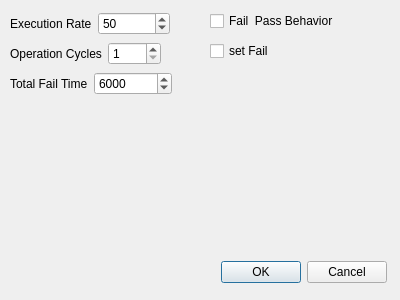
<?xml version="1.0" encoding="UTF-8"?>
<ui version="4.0">
 <class>Dialog</class>
 <widget class="QDialog" name="Dialog">
  <property name="geometry">
   <rect>
    <x>0</x>
    <y>0</y>
    <width>400</width>
    <height>300</height>
   </rect>
  </property>
  <property name="windowTitle">
   <string>Dialog</string>
  </property>
  <widget class="QDialogButtonBox" name="buttonBox">
   <property name="geometry">
    <rect>
     <x>220</x>
     <y>260</y>
     <width>167</width>
     <height>25</height>
    </rect>
   </property>
   <property name="layoutDirection">
    <enum>Qt::LeftToRight</enum>
   </property>
   <property name="orientation">
    <enum>Qt::Horizontal</enum>
   </property>
   <property name="standardButtons">
    <set>QDialogButtonBox::Cancel|QDialogButtonBox::Ok</set>
   </property>
  </widget>
  <widget class="QCheckBox" name="Dialog_fail_pass_checkBox">
   <property name="geometry">
    <rect>
     <x>210</x>
     <y>10</y>
     <width>141</width>
     <height>22</height>
    </rect>
   </property>
   <property name="text">
    <string>Fail  Pass Behavior</string>
   </property>
  </widget>
  <widget class="QWidget" name="layoutWidget">
   <property name="geometry">
    <rect>
     <x>10</x>
     <y>70</y>
     <width>162</width>
     <height>27</height>
    </rect>
   </property>
   <layout class="QHBoxLayout" name="horizontalLayout_3">
    <item>
     <widget class="QLabel" name="label_3">
      <property name="text">
       <string>Total Fail Time</string>
      </property>
     </widget>
    </item>
    <item>
     <widget class="QSpinBox" name="Dialog_total_fail_time_spinBox">
      <property name="maximum">
       <number>10000</number>
      </property>
      <property name="value">
       <number>6000</number>
      </property>
     </widget>
    </item>
   </layout>
  </widget>
  <widget class="QWidget" name="layoutWidget">
   <property name="geometry">
    <rect>
     <x>10</x>
     <y>40</y>
     <width>151</width>
     <height>27</height>
    </rect>
   </property>
   <layout class="QHBoxLayout" name="horizontalLayout_2">
    <item>
     <widget class="QLabel" name="label">
      <property name="text">
       <string>Operation Cycles</string>
      </property>
     </widget>
    </item>
    <item>
     <widget class="QSpinBox" name="Dialog_operation_cycle_spinBox">
      <property name="minimum">
       <number>1</number>
      </property>
      <property name="value">
       <number>1</number>
      </property>
     </widget>
    </item>
   </layout>
  </widget>
  <widget class="QWidget" name="layoutWidget">
   <property name="geometry">
    <rect>
     <x>10</x>
     <y>10</y>
     <width>160</width>
     <height>27</height>
    </rect>
   </property>
   <layout class="QHBoxLayout" name="horizontalLayout">
    <item>
     <widget class="QLabel" name="label_2">
      <property name="text">
       <string>Execution Rate</string>
      </property>
      <property name="alignment">
       <set>Qt::AlignLeading|Qt::AlignLeft|Qt::AlignVCenter</set>
      </property>
     </widget>
    </item>
    <item>
     <widget class="QSpinBox" name="Dialog_executio_rate_spinBox">
      <property name="maximum">
       <number>10000</number>
      </property>
      <property name="value">
       <number>50</number>
      </property>
     </widget>
    </item>
   </layout>
  </widget>
  <widget class="QCheckBox" name="Dialog_set_fail_checkBox">
   <property name="geometry">
    <rect>
     <x>210</x>
     <y>40</y>
     <width>141</width>
     <height>22</height>
    </rect>
   </property>
   <property name="text">
    <string>set Fail</string>
   </property>
  </widget>
 </widget>
 <resources/>
 <connections>
  <connection>
   <sender>buttonBox</sender>
   <signal>accepted()</signal>
   <receiver>Dialog</receiver>
   <slot>accept()</slot>
   <hints>
    <hint type="sourcelabel">
     <x>248</x>
     <y>254</y>
    </hint>
    <hint type="destinationlabel">
     <x>157</x>
     <y>274</y>
    </hint>
   </hints>
  </connection>
  <connection>
   <sender>buttonBox</sender>
   <signal>rejected()</signal>
   <receiver>Dialog</receiver>
   <slot>reject()</slot>
   <hints>
    <hint type="sourcelabel">
     <x>316</x>
     <y>260</y>
    </hint>
    <hint type="destinationlabel">
     <x>286</x>
     <y>274</y>
    </hint>
   </hints>
  </connection>
 </connections>
</ui>
